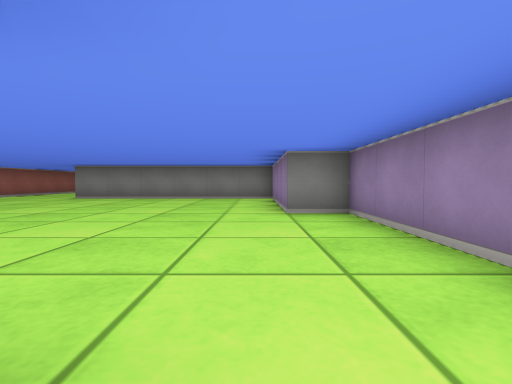
[1] (above)

16 first-person views from a walk through a cub3D level. The camera is about half as high as the walls, tilts 2° down and sees 85° across. The floor is counted in squares. Each view is taken from the middle of a square. On the plan, view 1 faces up. The plan holds only what a view shows up to about 9 squares ahead; the rest is blank.

[2]
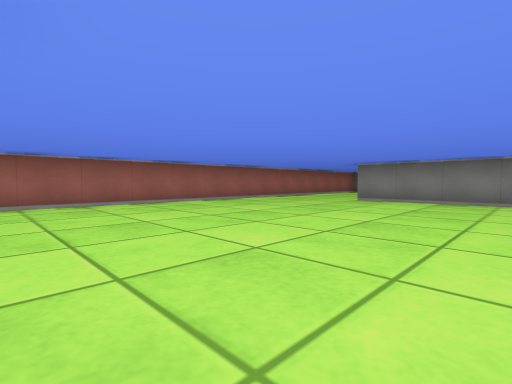

[3]
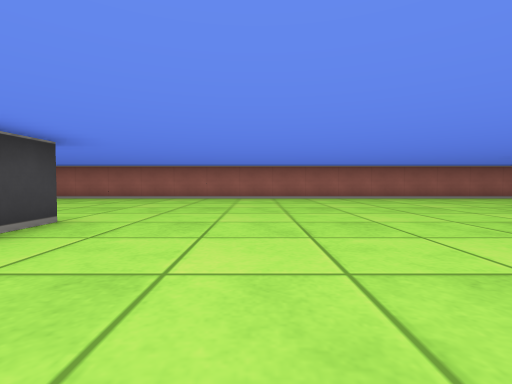

[4]
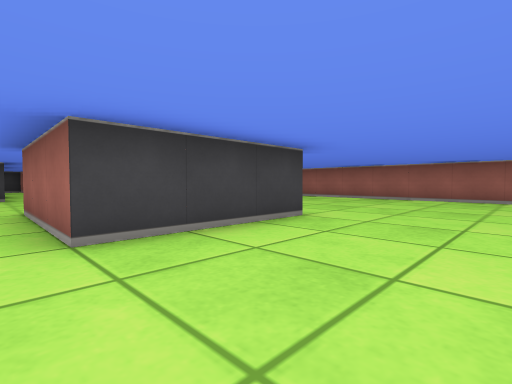

[5]
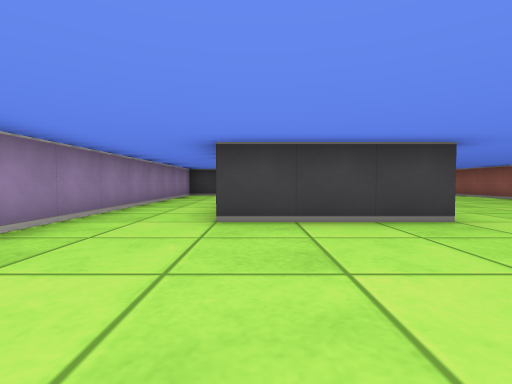

[6]
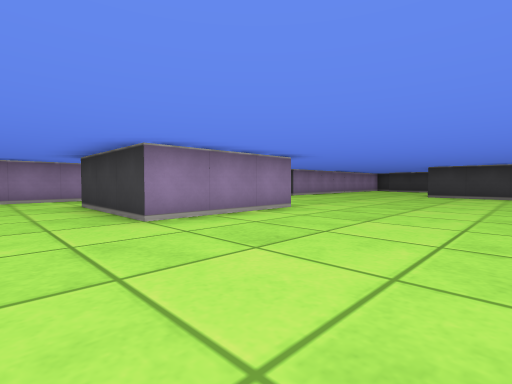

[7]
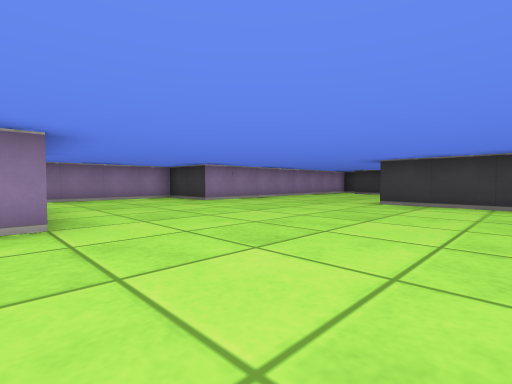

[8]
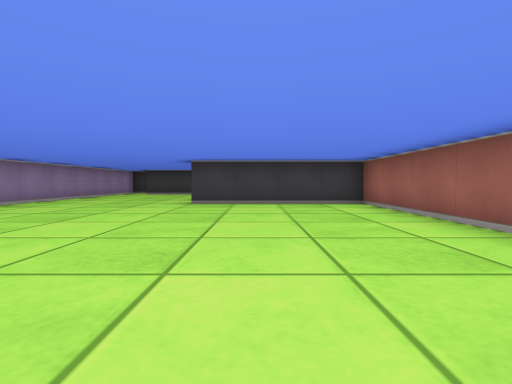

[9]
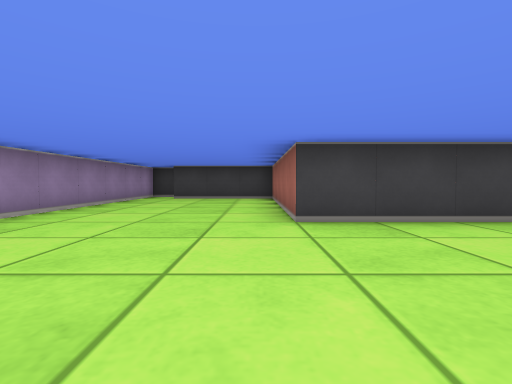

[10]
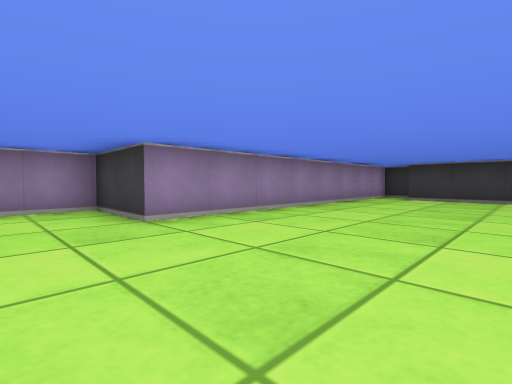

[11]
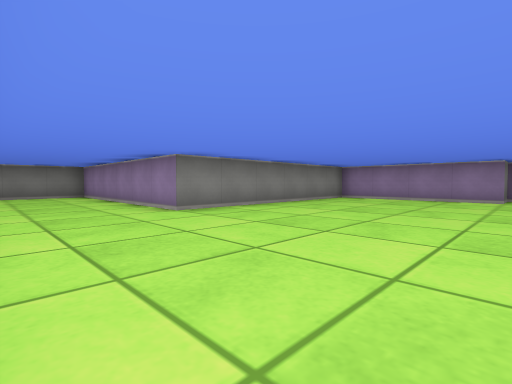

[12]
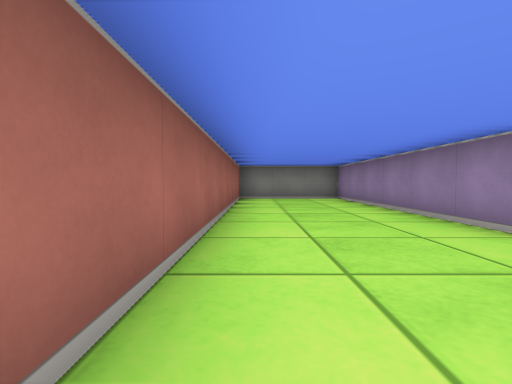

[13]
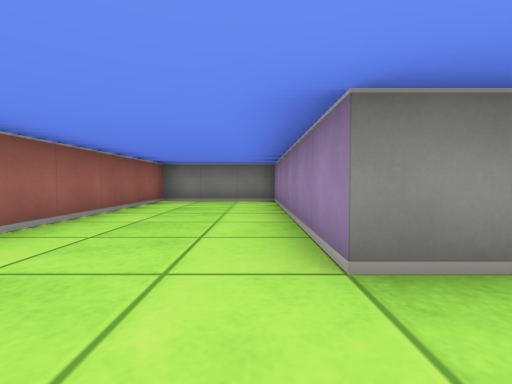

[14]
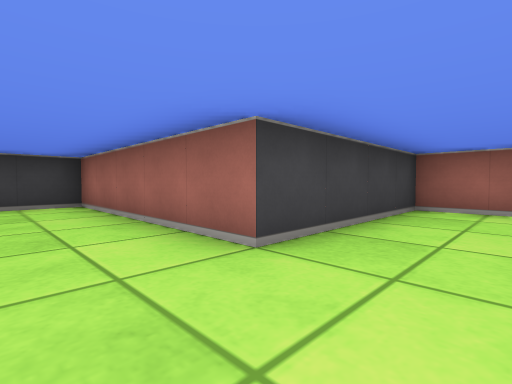

[15]
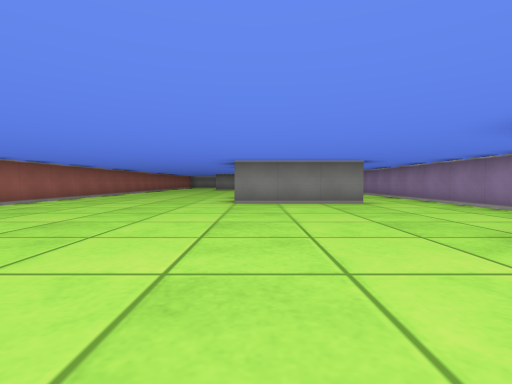

[16]
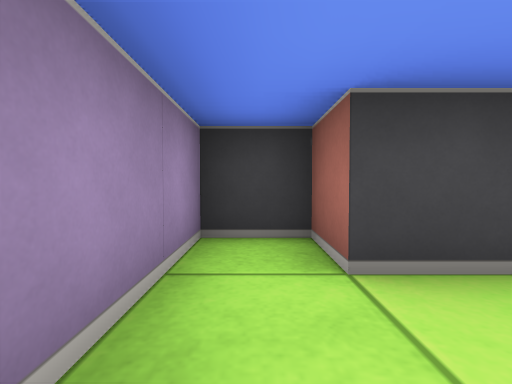

### Floor plan
Points are (right, up) in squares from view 1. A wall is a line through its corners. A room is listed if a view was taken in it or the views show most of it. See-through windows are left out.
Room 1 (views 1, 2, 3, 4, 5, 6, 7, 8, 9, 10, 11, 12, 13, 14, 15, 16)
walls: (-3.5, 0.5) (-0.5, 0.5) (-0.5, -2.5) (-3.5, -2.5) (-3.5, 0.5); (0.5, 4.5) (0.5, 8.5) (-5.5, 8.5) (-5.5, 14.5) (-8.5, 14.5) (-8.5, -8.5) (-4.5, -8.5) (-4.5, -13.5) (-1.5, -13.5) (-1.5, -14.5) (-0.5, -14.5) (-0.5, -6.5) (1.5, -6.5) (1.5, 4.5) (0.5, 4.5)

Positions as (right, up) in squares from view 1, and headings:
1: (0, 0), facing up
2: (-2, 1), facing up-left
3: (0, 3), facing left
4: (0, 3), facing down-left
5: (-1, 4), facing down
6: (-7, 2), facing down-right
7: (-7, -2), facing down-right
8: (-6, -2), facing down
9: (-4, -5), facing down
10: (-4, -5), facing down-right
11: (-8, 4), facing up-right
12: (-8, 6), facing up
13: (-6, 7), facing up
14: (-3, -7), facing down-left
15: (-3, -9), facing up
16: (-1, -12), facing down
